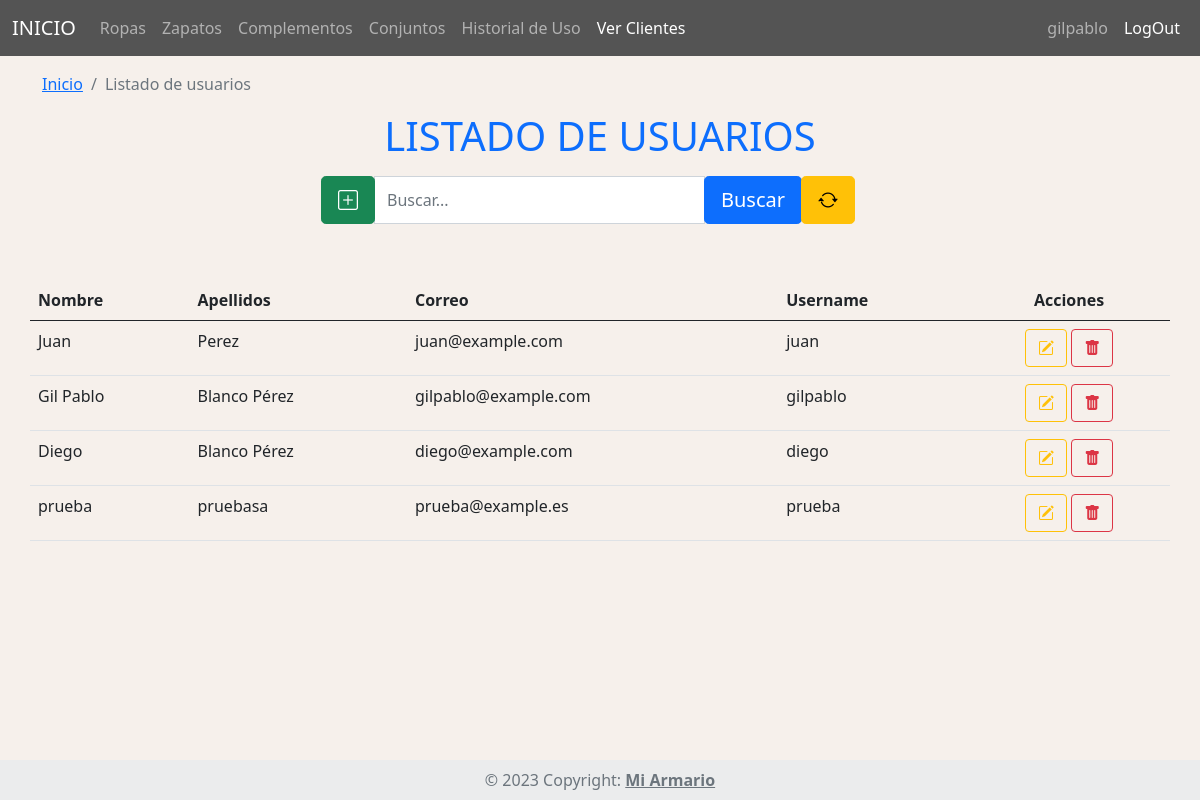
The page /miArmario/verCliente (signed in) on the database its author committed.
### tables this page shows
CREATE TABLE `usuario` (
  `id` int(11) NOT NULL,
  `nombre` varchar(50) NOT NULL,
  `apellidos` varchar(50) NOT NULL,
  `correo` varchar(100) NOT NULL,
  `username` varchar(50) NOT NULL,
  `password` varchar(100) NOT NULL,
  `id_rol` int(11) NOT NULL
);

### miArmario/App/librerias/Core.php (called while the page is built, shortened)
<?php
class Core{
    protected $metodoActual = 'index';
    public function __construct(){
        $url = $this->getUrl();
        if(isset($url[0])){
			if(file_exists('../App/controladores/'.ucwords($url[0]).'.php')){
				unset($url[0]);
			}
		}
		$this->controladorActual = new $this->controladorActual;
		$this->parametros = $url ? array_values($url) : [];
		call_user_func_array([$this->controladorActual,$this->metodoActual], $this->parametros);
    }
    public function getUrl(){
        if(isset($_GET['url'])){
            $url = ltrim($_GET['url'],'/');
            $url = filter_var($url,FILTER_SANITIZE_URL);
            $url = explode('/',$url);
            return $url;
        }
    }
}

### miArmario/public/index.php (called while the page is built, shortened)
<?php
$iniciar = new Core;

### miArmario/App/librerias/Base.php (called while the page is built, shortened)
<?php
    class Base {
        private $host = DB_HOST;
        private $usuario = DB_USUARIO;
        private $password = DB_PASSWORD;
        private $nombre_base = DB_NOMBRE;
        private $charset = 'utf8mb4';
        private $dbh;
        private $stmt;
        public function __construct(){
            $dsn = "mysql:host=$this->host;dbname=$this->nombre_base;charset=$this->charset";
            $opciones = array(
                PDO::ATTR_PERSISTENT => true,
                PDO::ATTR_ERRMODE => PDO::ERRMODE_EXCEPTION
            );
            try {
                $this->dbh = new PDO($dsn, $this->usuario, $this->password, $opciones);
            } catch (PDOException $e) {
                $this->error = $e->getMessage();
                echo $this->error;
            }
        }
        public function query($sql){
            $this->stmt = $this->dbh->prepare($sql);
        }
        public function execute(){
            return $this->stmt->execute();
        }
        public function registros(){
            $this->execute();
            return $this->stmt->fetchAll(PDO::FETCH_OBJ);
        }
    }

### miArmario/App/modelos/VerClienteModelo.php (called while the page is built, shortened)
<?php
class VerClienteModelo {
    private $db;
    public function __construct(){
        $this->db = new Base;
    }
    public function todosClientes(){
        $this->db->query("SELECT * FROM usuario;");
        return $this->db->registros();
    }
}

### miArmario/App/helpers/funciones.php (called while the page is built, shortened)
<?php
    function tienePrivilegios($rol_usuario,$rolesPermitidos){
        if (empty($rolesPermitidos) || in_array($rol_usuario, $rolesPermitidos)) {
            return true;
        }
    }

### miArmario/App/vistas/verClientes/index.php (the view, shortened to what this page needs)
<?php require_once RUTA_APP.'/vistas/inc/header.php' ?>
<div class="container">
    <nav aria-label="breadcrumb">
        <ol class="breadcrumb">
            <li class="breadcrumb-item"><a href="<?php echo RUTA_URL ?>">Inicio</a></li>
            <li class="breadcrumb-item active" aria-current="page">Listado de usuarios</li>
        </ol>
    </nav>
    <div class="row">
        <div class="col-12">
            <h1 class="mb-3 text-primary text-center">LISTADO DE USUARIOS</h1>
        </div>
        <div class="row justify-content-center">
            <div class="col-lg-6">
                <form class="input-group" method="GET" action="">
                    <div class="input-group pb-2">
                        <div class="input-group-append">
                            <a class="btn btn-success btn-lg" href="<?php echo RUTA_URL ?>/verCliente/add_cliente/"><i class="bi bi-plus-square"></i></a>
                        </div>
                        <input type="text" class="form-control" id="busqueda" name="busqueda" placeholder="Buscar...">
                        <div class="input-group-append">
                            <button class="btn btn-primary btn-lg" type="submit" >Buscar</button>
                        </div>
                        <div class="input-group-append">
                            <a href="<?php echo RUTA_URL ?>/verCliente" class="btn btn-warning btn-lg" ><i class="bi bi-arrow-repeat"></i></a>
                        </div>
                    </div>
                </form>
            </div>
        </div>
        <table class="table table-hover mt-5">
            <thead>
                <tr>
                <th scope="col">Nombre</th>
                <th scope="col">Apellidos</th>
                <th scope="col">Correo</th>
                <th scope="col">Username</th>
                <th scope="col" class="text-center">Acciones</th>
                </tr>
            </thead>
            <tbody>
        <?php
        $totalElementos = count($datos['clientes']);
        $elementosPorPagina = 10;
        $paginaActual = isset($_GET['pagina']) ? $_GET['pagina'] : 1;
        $indiceInicial = ($paginaActual - 1) * $elementosPorPagina;
        $indiceFinal = $indiceInicial + $elementosPorPagina - 1;
        for ($i = $indiceInicial; $i <= $indiceFinal && $i < $totalElementos; $i++) {
            $clientes = $datos['clientes'][$i]; ?>
            <tr>
                <td><?php echo $clientes->nombre ?></td>
                <td><?php echo $clientes->apellidos ?></td>
                <td><?php echo $clientes->correo ?></td>
                <td><?php echo $clientes->username ?></td>
                <td class="text-center">
                    <a class="btn btn-outline-warning" href="<?php echo RUTA_URL ?>/verCliente/editar_cliente/<?php echo $clientes->id ?>"><i class="bi bi-pencil-square"></i></a>
                    <a class="btn btn-outline-danger" href="<?php echo RUTA_URL ?>/verCliente/borrar_cliente/<?php echo $clientes->id?>"><i class="bi bi-trash-fill"></i></a>
                </td>
            </tr>
        <?php } ?>
            </tbody>
        </table>
    </div>
</div>
<?php require_once RUTA_APP.'/vistas/inc/footer.php' ?>

### miArmario/App/vistas/inc/header.php (shortened to what this page needs)
<!DOCTYPE html>
<html lang="es">
<head>
    <link href="https://cdn.jsdelivr.net/npm/bootstrap@5.0.2/dist/css/bootstrap.min.css" rel="stylesheet">
    <link rel="stylesheet" href="https://cdn.jsdelivr.net/npm/bootstrap-icons@1.10.2/font/bootstrap-icons.css">
    <link rel="stylesheet" href="<?php echo RUTA_URL?>/css/estilos.css">
</head>
<body style="background-color:#F6F0EB;">
    <nav class="navbar navbar-expand-lg navbar-dark fixed-top" style="background-color:#545454;">
        <div class="container-fluid">
            <a class="navbar-brand" href="<?php echo RUTA_URL ?>/">INICIO</a>
            <div class="collapse navbar-collapse" id="navbarNav">
                <ul class="navbar-nav">
                    <li class="nav-item">
                        <?php if (isset($datos['menuActivo']) && $datos['menuActivo'] == 'ropa' ): ?>
                            <a class="nav-link active" href="<?php echo RUTA_URL ?>/ropa">Ropas</a>
                        <?php else: ?>
                            <a class="nav-link" href="<?php echo RUTA_URL ?>/ropa">Ropas</a>
                        <?php endif ?>
                    </li>
                    <li class="nav-item">
                        <?php if (isset($datos['menuActivo']) && $datos['menuActivo'] == 'zapato' ): ?>
                            <a class="nav-link active" href="<?php echo RUTA_URL ?>/zapato">Zapatos</a>
                        <?php else: ?>
                            <a class="nav-link" href="<?php echo RUTA_URL ?>/zapato">Zapatos</a>
                        <?php endif ?>
                    </li>
                    <li class="nav-item">
                    <?php if (isset($datos['menuActivo']) && $datos['menuActivo'] == 'complemento' ): ?>
                            <a class="nav-link active" href="<?php echo RUTA_URL ?>/complemento">Complementos</a>
                        <?php else: ?>
                            <a class="nav-link" href="<?php echo RUTA_URL ?>/complemento">Complementos</a>
                        <?php endif ?>
                    </li>
                    <li class="nav-item">
                    <?php if (isset($datos['menuActivo']) && $datos['menuActivo'] == 'conjunto' ): ?>
                            <a class="nav-link active" href="<?php echo RUTA_URL ?>/conjunto">Conjuntos</a>
                        <?php else: ?>
                            <a class="nav-link" href="<?php echo RUTA_URL ?>/conjunto">Conjuntos</a>
                        <?php endif ?>
                    </li>
                    <li class="nav-item">
                    <?php if (isset($datos['menuActivo']) && $datos['menuActivo'] == 'historialUso' ): ?>
                            <a class="nav-link active" href="<?php echo RUTA_URL ?>/historialUso">Historial de Uso</a>
                        <?php else: ?>
                            <a class="nav-link" href="<?php echo RUTA_URL ?>/historialUso">Historial de Uso</a>
                        <?php endif ?>
                    </li>
                    <?php  if (tienePrivilegios($datos['usuarioSesion']->id, [2,3])):?>
						<li class="nav-item">
                        <?php if (isset($datos['menuActivo']) && $datos['menuActivo'] == 'verCliente' ): ?>
                                <a class="nav-link active" href="<?php echo RUTA_URL ?>/verCliente">Ver Clientes</a>
                            <?php else: ?>
                                <a class="nav-link" href="<?php echo RUTA_URL ?>/verCliente">Ver Clientes</a>
                            <?php endif ?>
                        </li>
					<?php endif ?>
                </ul>
                <ul class="navbar-nav ms-auto mb-2 mb-md-0">
                    <li class="nav-item">
                    <a class="nav-link" aria-current="page"
                            href="<?php echo RUTA_URL ?>/inicio/editar_usuario"><?php echo $datos['usuarioSesion']->username ?></a>
                    </li>
                    <li class="nav-item">
                        <a class="nav-link active" aria-current="page"
                            href="<?php echo RUTA_URL ?>/login/logout">LogOut</a>
                    </li>
                </ul>
            </div>
        </div>
    </nav>
    <br><br><br>

### miArmario/public/css/estilos.css (style rules this page uses)
body { background-repeat: no-repeat; background-size: cover; }

### rows shown on the page
usuario: username "gilpablo", nombre "Gil Pablo", apellidos "Blanco Pérez", correo "gilpablo@example.com"
usuario: nombre "Juan", apellidos "Perez", correo "juan@example.com", username "juan"
usuario: nombre "Diego", apellidos "Blanco Pérez", correo "diego@example.com", username "diego"
usuario: nombre "prueba", apellidos "pruebasa", correo "prueba@example.es", username "prueba"
